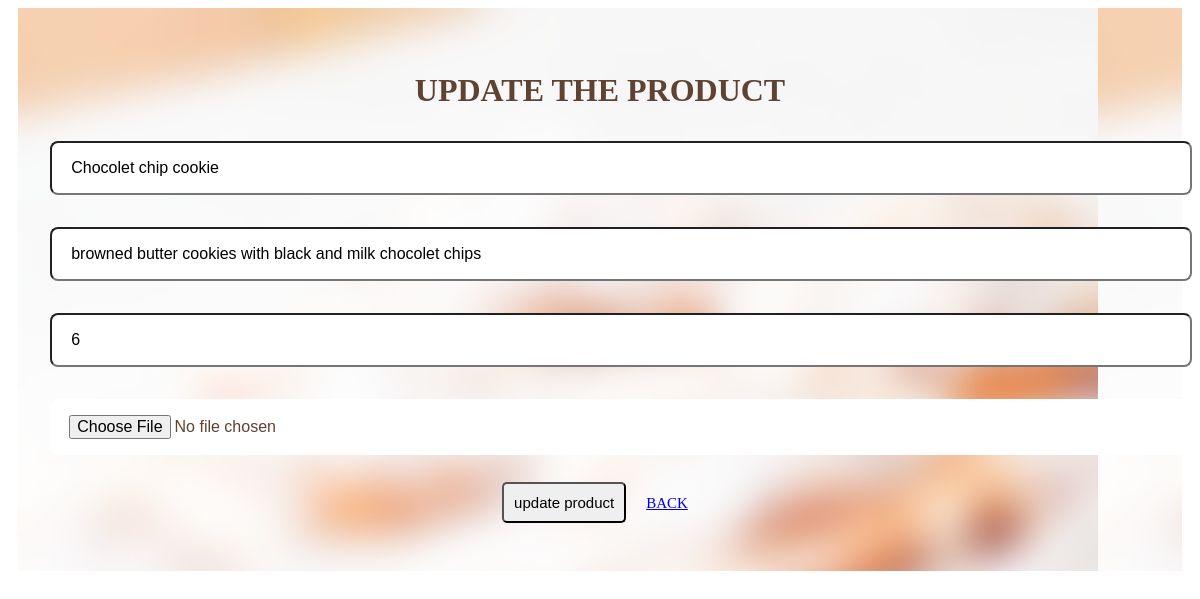
/admin_update.php?edit=8, run on the app's committed database.
### tables this page shows
CREATE TABLE `product` (
  `id` int(5) NOT NULL,
  `name` varchar(20) NOT NULL,
  `description` varchar(100) NOT NULL,
  `price` int(10) NOT NULL,
  `image` varchar(100) NOT NULL
);

### admin_update.php (the view, shortened to what this page needs)
<?php
$conn = mysqli_connect('localhost','root','','easybakery');
$id = $_GET['edit'];
?>
<!DOCTYPE html>
<html>
<head>
<link rel="stylesheet" type="text/css" href="MDstyle.css">
</head>
<body>
<div class="holder">
<div class="admin-product-form-container centered">
   <?php
      $select = mysqli_query($conn, "SELECT * FROM product WHERE id = '$id'");
      while($row = mysqli_fetch_assoc($select)){
   ?>
   <form action="" method="post" enctype="multipart/form-data">
      <h3>update the product</h3>
      <input type="text" class="box" name="product_name" value="<?php echo $row['name']; ?>" placeholder="enter the product name">
	  <input type="text" class="box" name="product_description" value="<?php echo $row['description']; ?>"  placeholder="enter product description" >
      <input type="number" min="0" class="box" name="product_price" value="<?php echo $row['price']; ?>" placeholder="enter the product price">
      <input type="file" class="box" name="product_image"  accept="image/png, image/jpeg, image/jpg">
      <input type="submit" value="update product" name="update_product" class="btn">
      <a href="admin_page.php" class="btn">back</a>
   </form>
   <?php }; ?>
</div>
</div>
</body>
</html>

### MDstyle.css (style rules this page uses)
.holder { max-width: 1100px; padding:2rem; margin:0 auto; background-image: url("bc.jpg"); }
.box { width:200; border-radius: 5px; padding:10px 10px; font-size:15px }
.btn { width:200; border-radius: 5px; padding:10px 10px; font-size:15px background: white; font-size:15px }
h3 { text-align: center; font-size: 2rem; color: var(--black); text-transform: uppercase; margin-bottom: 1rem; }
.admin-product-form-container form { text-transform: uppercase; color:#604232; margin-bottom: 1rem; text-align: center; font-size: 2.5rem; }
.admin-product-form-container form .box { width:100%; border-radius: .5rem; padding: 1rem 1.2rem; font-size: 1rem; margin:1rem 0; background: white; }

### data on the page
product: product_name "Chocolet chip cookie", product_description "browned butter cookies with black and milk chocolet chips", product_price "6"
